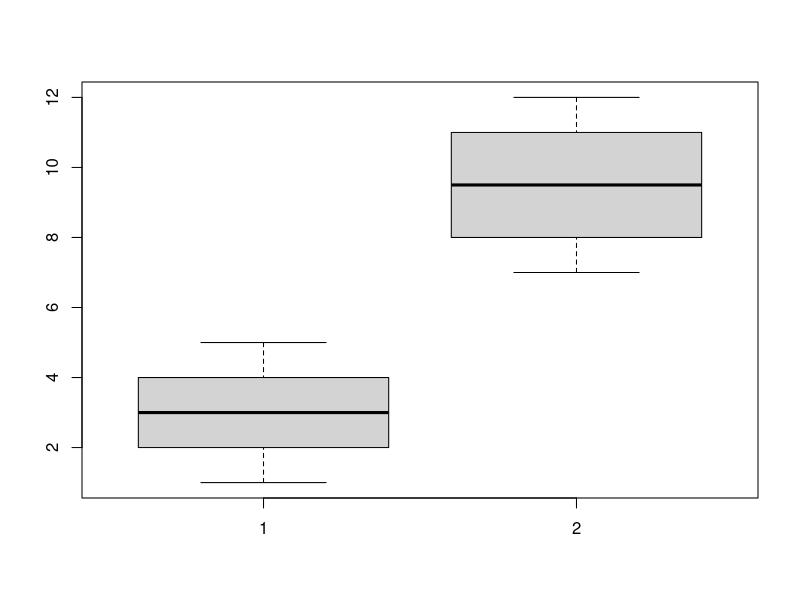
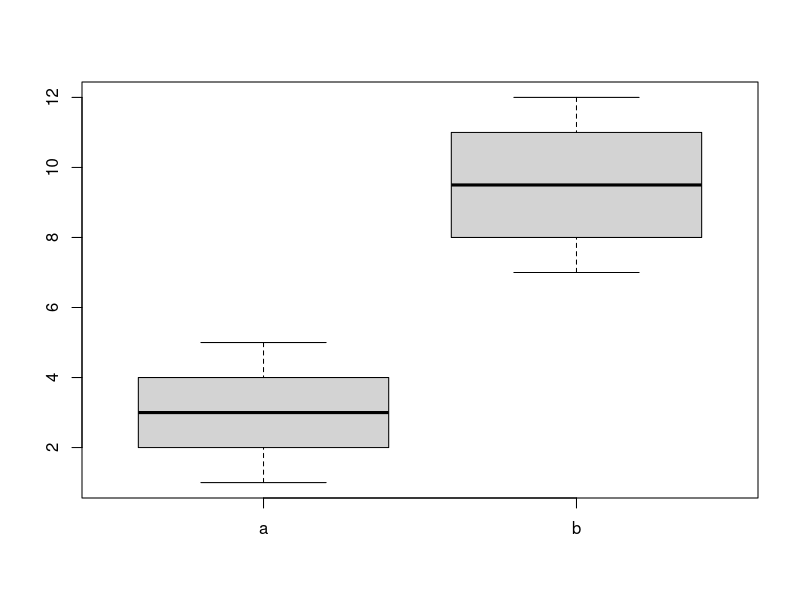

Source code (R) for these figures, in order:
### Ejercicios avanzados ###
# Solo puede preguntar sobre los ejercicios avanzados si ya ha completado los ejercicios básicos
# La respuesta de los ejercicios avanzados está en todos los ejercicios básicos


subjects <- c("s1", "s2", "s3", "s4", "s5", "s6")


subjects


subjects == "s2"
 

set.seed <- 42


selected <- sample(subjects, 3)


selected


subjects %in% selected


rep("placebo",6)


treatment<-rep("placebo",6)


treatment


treatment[ subjects %in% selected ]


treatment[ subjects %in% selected ] <- "aspirin"


treatment


response<-c(8, 9, 7, 6, 8, 8)


?data.frame


my_data<-data.frame(subjects, treatment, response)


my_data


my_data[,1]


my_data$subjects


my_data[,2]


my_data$treatment


my_data[2:3, 2]


my_data$treatment[2:3]


my_data$treatment[my_data$subjects=="s2"]


# seleccione todos los resultados de aquellos que tuvieron tratamiento "aspirin"


boxplot(1:5,7:12)


boxplot(1:5, 7:12, names = c("a","b"))


# haga un boxplot que compare los tratamientos


soy_alienigena <- FALSE


soy_dinosaurio <- FALSE


soy_humano <- TRUE


estudio_R <- TRUE


# el simbolo "&" se usa como el operador lógico AND
# lea "soy_humano & estudio_R" como "soy humano y estudio R" 

soy_humano & estudio_R


soy_humano & soy_dinosaurio


soy_alienigena & soy_dinosaurio


# el simbolo "|" se usa como el operador lógico OR
# lea esto como dos opciones que no son mutuamente exclusivas

soy_humano | estudio_R


soy_humano | soy_dinosaurio


soy_alienigena | soy_dinosaurio


# incrementando la dificultad
(soy_humano & estudio_R) | soy_dinosaurio


sex <- c("male","male","male","female","female","female")


my_data<-data.frame(subjects, treatment, sex, response)


(my_data$treatment == "aspirin") & (my_data$sex == "male")


(my_data$treatment == "aspirin") | (my_data$sex == "male")


my_data$response[(my_data$treatment == "aspirin") & (my_data$sex == "male")]


# el símbolo "!" se usa como el operador lógico NOT

!TRUE


!c(TRUE,FALSE)


!1:5 %in% 5:6


(my_data$treatment != "aspirin") & (my_data$sex == "male")


# ¿Ha llegado aquí? Felicidades! vaya a casa y descanse.
